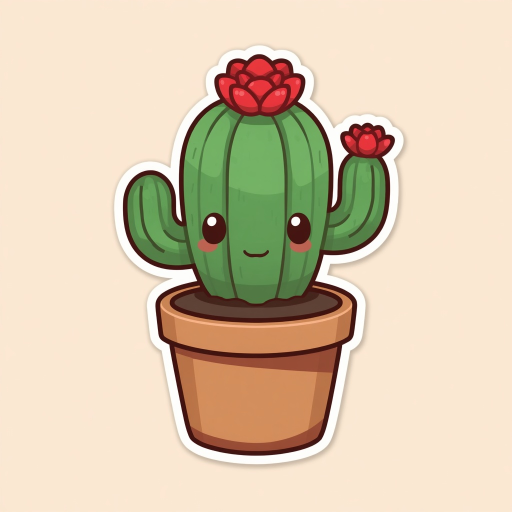
#> input picture assets/source.jpg, 1024 x 1024 px (shown at 1/2 size)
$ python -i make-plate.py   (imports and definitions only)
#> lines starting #> are read from the running program, lines starting #| are printed output that depends on the picture
# -*- coding: utf-8 -*-
"""Собрать картинку питомца: вырезать кактус с фона и поставить сверху
плашки в стиле dsh-pet (белая полупрозрачная карточка + хвостик),
шрифт Roboto Bold.

Запуск:
    python scripts/make-plate.py "путь/к/исходнику.jpg"

Результат:
    assets/pet.png        — спрайт с прозрачным фоном
    assets/pet-plate.png  — превью: спрайт + плашки сверху
"""
from __future__ import annotations

import os
import sys

from PIL import Image, ImageDraw, ImageFilter, ImageFont

BASE = os.path.dirname(os.path.dirname(os.path.abspath(__file__)))
ASSETS = os.path.join(BASE, "assets")
SRC = sys.argv[1] if len(sys.argv) > 1 else None

# [3 lines that did not run here, left out]

INK = (43, 43, 43, 255)          # #2b2b2b — цвет текста dsh-pet
PLATE = (255, 255, 255, 235)     # белая плашка, 92 % как у dsh-pet
BORDER = (43, 43, 43, 26)
CANVAS = (250, 245, 236, 255)    # тёплый светлый фон превью
ACCENT = (76, 175, 80, 255)


def cut_out(src: str) -> Image.Image:
    """Вырезать фон заливкой от углов: остаётся только связанный персонаж."""
#> called with src = '../assets/source.jpg'
    im = Image.open(src).convert("RGB")
#> im is the input picture: PIL image 1024x1024 RGB; mean R, G, B 217.5, 201.2, 174.9
    w, h = im.size
#> w = 1024; h = 1024
    probe = im.copy()
    sentinel = (255, 0, 255)
    for xy in ((0, 0), (w - 1, 0), (0, h - 1), (w - 1, h - 1)):
        if probe.getpixel(xy) != sentinel:
            ImageDraw.floodfill(probe, xy, sentinel, thresh=28)
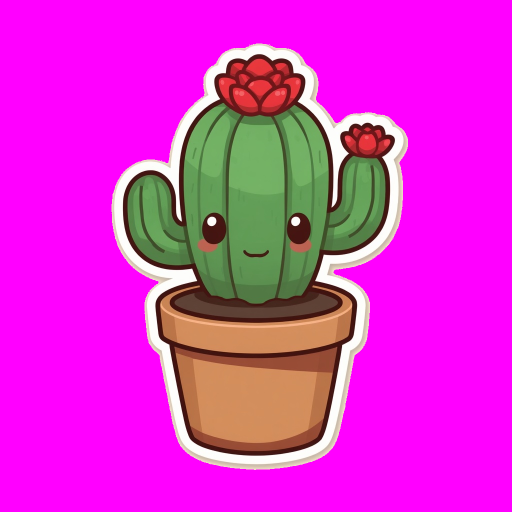
#> probe: PIL image 1024x1024 RGB (shown at 1/2 size); mean R, G, B 220.8, 44.4, 205.3

    bg = im.getpixel((0, 0))
#> bg = (250, 232, 210)
    src_px = list(im.getdata())
#> src_px = 1048576 items
    probe_px = list(probe.getdata())
#> probe_px = 1048576 items
    values = []
    for sp, op in zip(src_px, probe_px):
        if op == sentinel:
            values.append(0)
            continue
        # мягкая кромка: близкие к фону пиксели получают частичную прозрачность
        d = abs(sp[0] - bg[0]) + abs(sp[1] - bg[1]) + abs(sp[2] - bg[2])
        values.append(max(0, min(255, int(d * 255 / 40))) if d < 40 else 255)
#> this loop made 1048576 passes
#> after the loop, values = 1048576 items
    alpha = Image.new("L", im.size)
#> alpha: PIL image 1024x1024 L; every value is 0
    alpha.putdata(values)
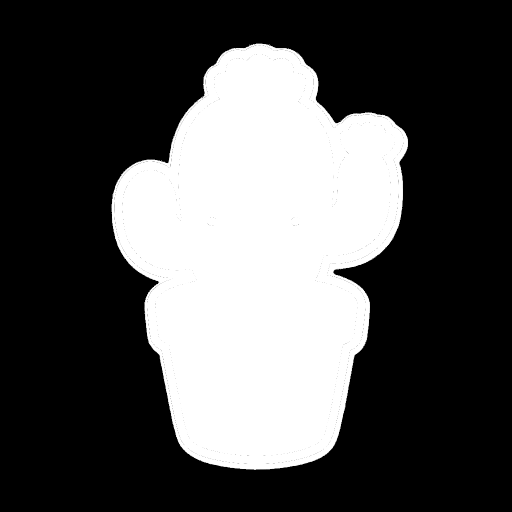
#> alpha: PIL image 1024x1024 L (shown at 1/2 size); min 0, max 255, mean 82.3

    out = im.convert("RGBA")
    out.putalpha(alpha)
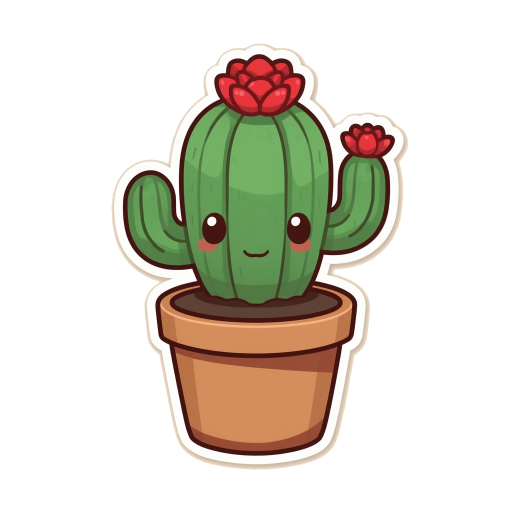
#> out: PIL image 1024x1024 RGBA (shown at 1/2 size); mean R, G, B, A 217.5, 201.2, 174.9, 82.3; transparent parts drawn white
    box = out.getbbox()
#> box = (223, 87, 816, 940)
    return out.crop(box) if box else out
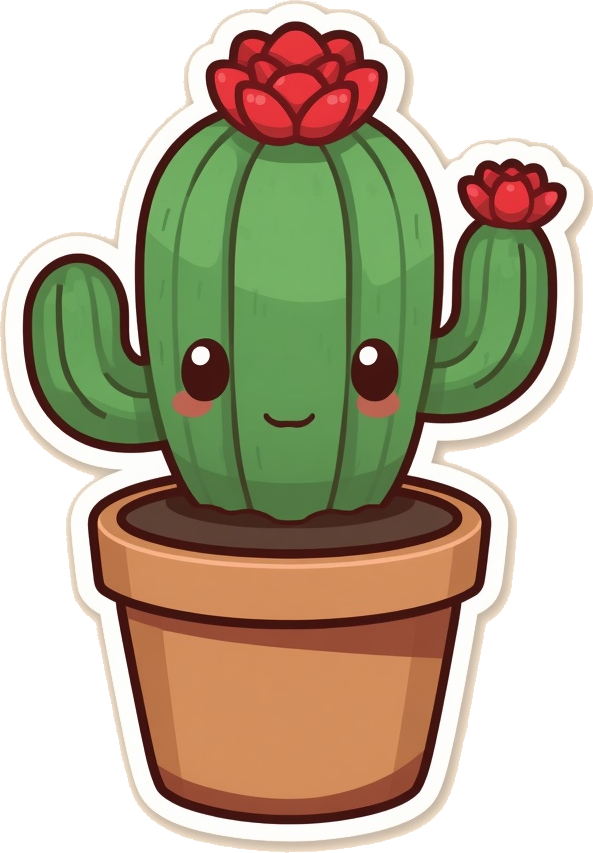
#> returned value: PIL image 593x853 RGBA; mean R, G, B, A 182.5, 168.3, 137.1, 170.7; transparent parts drawn white


# [13 lines left out: functions rounded_plate, centered_text, not called in this run]


def measure(text: str, font: ImageFont.FreeTypeFont) -> tuple[int, int]:
    box = ImageFont.FreeTypeFont.getbbox(font, text)
    return box[2] - box[0], box[3] - box[1]


# [70 lines left out: function main, not called in this run]


# [2 lines not run here, left out]

>>> result = cut_out('../assets/source.jpg')
